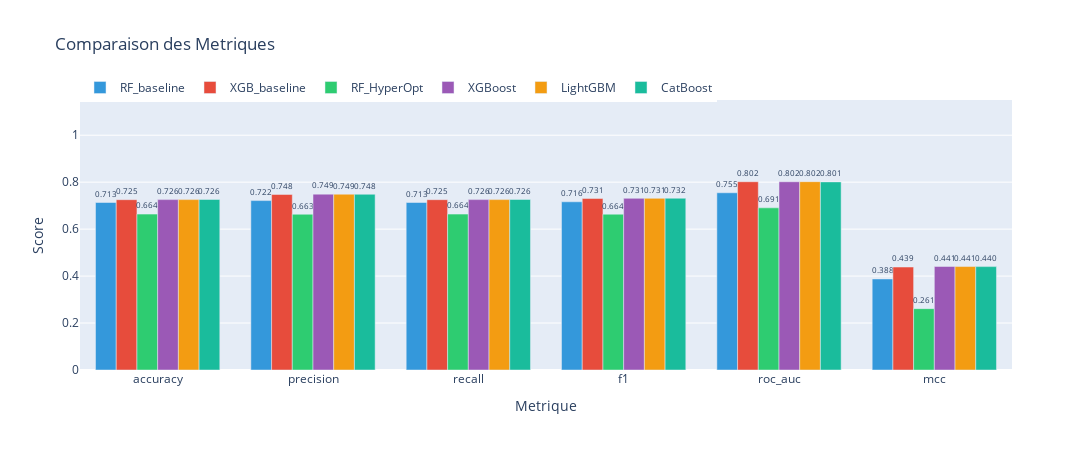
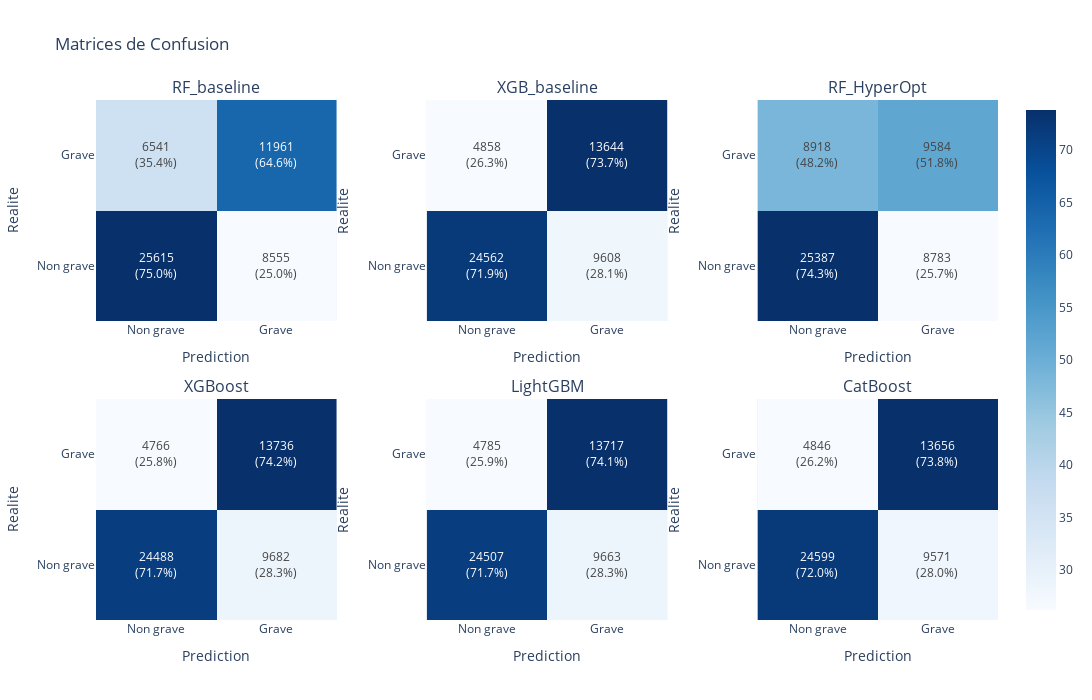
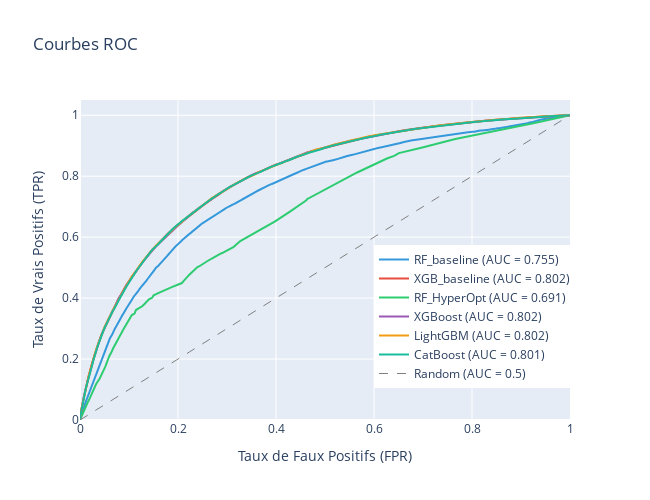

Notebook cell for these charts, in order:
### Markdown cell above
## 5. Comparaison des algorithmes de boosting

**Algorithmes testés :**

| Algorithme | Avantages | Inconvénients |
|------------|-----------|---------------|
| **RandomForest** | Robuste, interprétable, peu d'hyperparamètres | Peut être moins performant |
| **XGBoost** | Très performant, régularisation intégrée | Plus lent à entraîner |
| **LightGBM** | Très rapide, gère bien les grandes données | Peut overfitter |
| **CatBoost** | Gère nativement les catégorielles | Incompatible sklearn Pipeline (1.6+) |

**Objectif :** Identifier l'algorithme avec le meilleur compromis F1/AUC.

### Code cell
# === COMPARAISON DES 6 MODÈLES ACCIDENT ===
print("="*70)
print("COMPARAISON DES MODÈLES ACCIDENT (6 modèles)")
print("="*70)

models_eval_acc = []

# 1. RF_baseline
rf_baseline = create_pipeline(RandomForestClassifier(
    n_estimators=base_estimators,
    random_state=RANDOM_STATE,
    n_jobs=nb_workers,
    class_weight='balanced'
))
res, y_pred, y_proba = evaluate_model(rf_baseline, X_train_acc_bin, X_test_acc_bin,
                                      y_train_acc_bin, y_test_acc_bin, 'RF_baseline')
models_eval_acc.append({"name": "RF_baseline", "y_true": y_test_acc_bin, "y_pred": y_pred, "y_proba": y_proba})

# 2. XGB_baseline
xgb_baseline = create_pipeline(XGBClassifier(
    n_estimators=base_estimators,
    random_state=RANDOM_STATE,
    n_jobs=nb_workers,
    scale_pos_weight=len(y_train_acc_bin[y_train_acc_bin==0])/len(y_train_acc_bin[y_train_acc_bin==1])
))
res, y_pred, y_proba = evaluate_model(xgb_baseline, X_train_acc_bin, X_test_acc_bin,
                                      y_train_acc_bin, y_test_acc_bin, 'XGB_baseline')
models_eval_acc.append({"name": "XGB_baseline", "y_true": y_test_acc_bin, "y_pred": y_pred, "y_proba": y_proba})

# 3. RF_HyperOpt (RandomForest optimisé)
rf_hyperopt = create_pipeline(RandomForestClassifier(
    n_estimators=best_params_rf.get('n_estimators', 200),
    max_depth=best_params_rf.get('max_depth', None),
    min_samples_split=best_params_rf.get('min_samples_split', 2),
    random_state=RANDOM_STATE,
    n_jobs=nb_workers,
    class_weight='balanced'
))
res, y_pred, y_proba = evaluate_model(rf_hyperopt, X_train_acc_bin, X_test_acc_bin,
                                      y_train_acc_bin, y_test_acc_bin, 'RF_HyperOpt')
models_eval_acc.append({"name": "RF_HyperOpt", "y_true": y_test_acc_bin, "y_pred": y_pred, "y_proba": y_proba})

# 4. XGBoost optimisé
xgb_opt = create_pipeline(XGBClassifier(
    **best_params_xgb,
    random_state=RANDOM_STATE,
    n_jobs=nb_workers,
    scale_pos_weight=len(y_train_acc_bin[y_train_acc_bin==0])/len(y_train_acc_bin[y_train_acc_bin==1])
))
res, y_pred, y_proba = evaluate_model(xgb_opt, X_train_acc_bin, X_test_acc_bin,
                                      y_train_acc_bin, y_test_acc_bin, 'XGBoost')
models_eval_acc.append({"name": "XGBoost", "y_true": y_test_acc_bin, "y_pred": y_pred, "y_proba": y_proba})

# 5. LightGBM optimisé
lgbm_opt = create_pipeline(LGBMClassifier(
    **best_params_lgbm,
    random_state=RANDOM_STATE,
    n_jobs=nb_workers,
    class_weight='balanced',
    verbose=-1
))
res, y_pred, y_proba = evaluate_model(lgbm_opt, X_train_acc_bin, X_test_acc_bin,
                                      y_train_acc_bin, y_test_acc_bin, 'LightGBM')
models_eval_acc.append({"name": "LightGBM", "y_true": y_test_acc_bin, "y_pred": y_pred, "y_proba": y_proba})
# 6. CatBoost optimisé (sans Pipeline - incompatible sklearn 1.6+)
catboost_opt = CatBoostClassifier(
    **best_params_cb,
    random_state=RANDOM_STATE,
    auto_class_weights='Balanced',
    verbose=False
)
res, y_pred, y_proba = evaluate_catboost(catboost_opt, X_train_acc_bin, X_test_acc_bin,
                                         y_train_acc_bin, y_test_acc_bin, 'CatBoost')
models_eval_acc.append({"name": "CatBoost", "y_true": y_test_acc_bin, "y_pred": y_pred, "y_proba": y_proba})

# Affichage complet avec display_metrics (confusion matrices, ROC, bar chart, table)
display_metrics(
    models_results=models_eval_acc,
    class_labels=["Non grave", "Grave"]
)

### Figure 1 — Plotly figure (JSON) as saved in the notebook; plotly's stock layout.template omitted (floating-point values rounded to 4 significant figures)
{"data": [{"marker": {"color": "#3498db"}, "name": "RF_baseline", "text": ["0.713", "0.722", "0.713", "0.716", "0.755", "0.388"], "textposition": "outside", "type": "bar", "x": ["accuracy", "precision", "recall", "f1", "roc_auc", "mcc"], "y": [0.7134, 0.7216, 0.7134, 0.7164, 0.7548, 0.3878]}, {"marker": {"color": "#e74c3c"}, "name": "XGB_baseline", "text": ["0.725", "0.748", "0.725", "0.731", "0.802", "0.439"], "textposition": "outside", "type": "bar", "x": ["accuracy", "precision", "recall", "f1", "roc_auc", "mcc"], "y": [0.7254, 0.7477, 0.7254, 0.7307, 0.8019, 0.4386]}, {"marker": {"color": "#2ecc71"}, "name": "RF_HyperOpt", "text": ["0.664", "0.663", "0.664", "0.664", "0.691", "0.261"], "textposition": "outside", "type": "bar", "x": ["accuracy", "precision", "recall", "f1", "roc_auc", "mcc"], "y": [0.6639, 0.6634, 0.6639, 0.6637, 0.6907, 0.2614]}, {"marker": {"color": "#9b59b6"}, "name": "XGBoost", "text": ["0.726", "0.749", "0.726", "0.731", "0.802", "0.441"], "textposition": "outside", "type": "bar", "x": ["accuracy", "precision", "recall", "f1", "roc_auc", "mcc"], "y": [0.7257, 0.7491, 0.7257, 0.7312, 0.8019, 0.441]}, {"marker": {"color": "#f39c12"}, "name": "LightGBM", "text": ["0.726", "0.749", "0.726", "0.731", "0.802", "0.441"], "textposition": "outside", "type": "bar", "x": ["accuracy", "precision", "recall", "f1", "roc_auc", "mcc"], "y": [0.7257, 0.7488, 0.7257, 0.7311, 0.8022, 0.4406]}, {"marker": {"color": "#1abc9c"}, "name": "CatBoost", "text": ["0.726", "0.748", "0.726", "0.732", "0.801", "0.440"], "textposition": "outside", "type": "bar", "x": ["accuracy", "precision", "recall", "f1", "roc_auc", "mcc"], "y": [0.7263, 0.7485, 0.7263, 0.7316, 0.8012, 0.4403]}], "layout": {"barmode": "group", "height": 450, "legend": {"orientation": "h", "y": 1.1}, "title": {"text": "Comparaison des Metriques"}, "width": 3600, "xaxis": {"title": {"text": "Metrique"}}, "yaxis": {"range": [0, 1.15], "title": {"text": "Score"}}}}

### Figure 2 — Plotly figure (JSON) as saved in the notebook; plotly's stock layout.template omitted (floating-point values rounded to 4 significant figures)
{"data": [{"colorscale": [[0, "rgb(247,251,255)"], [0.125, "rgb(222,235,247)"], [0.25, "rgb(198,219,239)"], [0.375, "rgb(158,202,225)"], [0.5, "rgb(107,174,214)"], [0.625, "rgb(66,146,198)"], [0.75, "rgb(33,113,181)"], [0.875, "rgb(8,81,156)"], [1, "rgb(8,48,107)"]], "hovertemplate": "Reel: %{y}<br>Predit: %{x}<br>Valeur: %{text}<extra></extra>", "showscale": false, "text": [["25615<br>(75.0%)", "8555<br>(25.0%)"], ["6541<br>(35.4%)", "11961<br>(64.6%)"]], "texttemplate": "%{text}", "type": "heatmap", "x": ["Non grave", "Grave"], "xaxis": "x", "y": ["Non grave", "Grave"], "yaxis": "y", "z": [[74.96, 25.04], [35.35, 64.65]]}, {"colorscale": [[0, "rgb(247,251,255)"], [0.125, "rgb(222,235,247)"], [0.25, "rgb(198,219,239)"], [0.375, "rgb(158,202,225)"], [0.5, "rgb(107,174,214)"], [0.625, "rgb(66,146,198)"], [0.75, "rgb(33,113,181)"], [0.875, "rgb(8,81,156)"], [1, "rgb(8,48,107)"]], "hovertemplate": "Reel: %{y}<br>Predit: %{x}<br>Valeur: %{text}<extra></extra>", "showscale": false, "text": [["24562<br>(71.9%)", "9608<br>(28.1%)"], ["4858<br>(26.3%)", "13644<br>(73.7%)"]], "texttemplate": "%{text}", "type": "heatmap", "x": ["Non grave", "Grave"], "xaxis": "x2", "y": ["Non grave", "Grave"], "yaxis": "y2", "z": [[71.88, 28.12], [26.26, 73.74]]}, {"colorscale": [[0, "rgb(247,251,255)"], [0.125, "rgb(222,235,247)"], [0.25, "rgb(198,219,239)"], [0.375, "rgb(158,202,225)"], [0.5, "rgb(107,174,214)"], [0.625, "rgb(66,146,198)"], [0.75, "rgb(33,113,181)"], [0.875, "rgb(8,81,156)"], [1, "rgb(8,48,107)"]], "hovertemplate": "Reel: %{y}<br>Predit: %{x}<br>Valeur: %{text}<extra></extra>", "showscale": false, "text": [["25387<br>(74.3%)", "8783<br>(25.7%)"], ["8918<br>(48.2%)", "9584<br>(51.8%)"]], "texttemplate": "%{text}", "type": "heatmap", "x": ["Non grave", "Grave"], "xaxis": "x3", "y": ["Non grave", "Grave"], "yaxis": "y3", "z": [[74.3, 25.7], [48.2, 51.8]]}, {"colorscale": [[0, "rgb(247,251,255)"], [0.125, "rgb(222,235,247)"], [0.25, "rgb(198,219,239)"], [0.375, "rgb(158,202,225)"], [0.5, "rgb(107,174,214)"], [0.625, "rgb(66,146,198)"], [0.75, "rgb(33,113,181)"], [0.875, "rgb(8,81,156)"], [1, "rgb(8,48,107)"]], "hovertemplate": "Reel: %{y}<br>Predit: %{x}<br>Valeur: %{text}<extra></extra>", "showscale": false, "text": [["24488<br>(71.7%)", "9682<br>(28.3%)"], ["4766<br>(25.8%)", "13736<br>(74.2%)"]], "texttemplate": "%{text}", "type": "heatmap", "x": ["Non grave", "Grave"], "xaxis": "x4", "y": ["Non grave", "Grave"], "yaxis": "y4", "z": [[71.67, 28.33], [25.76, 74.24]]}, {"colorscale": [[0, "rgb(247,251,255)"], [0.125, "rgb(222,235,247)"], [0.25, "rgb(198,219,239)"], [0.375, "rgb(158,202,225)"], [0.5, "rgb(107,174,214)"], [0.625, "rgb(66,146,198)"], [0.75, "rgb(33,113,181)"], [0.875, "rgb(8,81,156)"], [1, "rgb(8,48,107)"]], "hovertemplate": "Reel: %{y}<br>Predit: %{x}<br>Valeur: %{text}<extra></extra>", "showscale": false, "text": [["24507<br>(71.7%)", "9663<br>(28.3%)"], ["4785<br>(25.9%)", "13717<br>(74.1%)"]], "texttemplate": "%{text}", "type": "heatmap", "x": ["Non grave", "Grave"], "xaxis": "x5", "y": ["Non grave", "Grave"], "yaxis": "y5", "z": [[71.72, 28.28], [25.86, 74.14]]}, {"colorscale": [[0, "rgb(247,251,255)"], [0.125, "rgb(222,235,247)"], [0.25, "rgb(198,219,239)"], [0.375, "rgb(158,202,225)"], [0.5, "rgb(107,174,214)"], [0.625, "rgb(66,146,198)"], [0.75, "rgb(33,113,181)"], [0.875, "rgb(8,81,156)"], [1, "rgb(8,48,107)"]], "hovertemplate": "Reel: %{y}<br>Predit: %{x}<br>Valeur: %{text}<extra></extra>", "showscale": true, "text": [["24599<br>(72.0%)", "9571<br>(28.0%)"], ["4846<br>(26.2%)", "13656<br>(73.8%)"]], "texttemplate": "%{text}", "type": "heatmap", "x": ["Non grave", "Grave"], "xaxis": "x6", "y": ["Non grave", "Grave"], "yaxis": "y6", "z": [[71.99, 28.01], [26.19, 73.81]]}], "layout": {"annotations": [{"font": {"size": 16}, "showarrow": false, "text": "RF_baseline", "x": 0.1333, "xanchor": "center", "xref": "paper", "y": 1, "yanchor": "bottom", "yref": "paper"}, {"font": {"size": 16}, "showarrow": false, "text": "XGB_baseline", "x": 0.5, "xanchor": "center", "xref": "paper", "y": 1, "yanchor": "bottom", "yref": "paper"}, {"font": {"size": 16}, "showarrow": false, "text": "RF_HyperOpt", "x": 0.8667, "xanchor": "center", "xref": "paper", "y": 1, "yanchor": "bottom", "yref": "paper"}, {"font": {"size": 16}, "showarrow": false, "text": "XGBoost", "x": 0.1333, "xanchor": "center", "xref": "paper", "y": 0.425, "yanchor": "bottom", "yref": "paper"}, {"font": {"size": 16}, "showarrow": false, "text": "LightGBM", "x": 0.5, "xanchor": "center", "xref": "paper", "y": 0.425, "yanchor": "bottom", "yref": "paper"}, {"font": {"size": 16}, "showarrow": false, "text": "CatBoost", "x": 0.8667, "xanchor": "center", "xref": "paper", "y": 0.425, "yanchor": "bottom", "yref": "paper"}], "height": 700, "title": {"text": "Matrices de Confusion"}, "width": 1200, "xaxis": {"anchor": "y", "domain": [0, 0.2667], "title": {"text": "Prediction"}}, "xaxis2": {"anchor": "y2", "domain": [0.3667, 0.6333], "title": {"text": "Prediction"}}, "xaxis3": {"anchor": "y3", "domain": [0.7333, 1], "title": {"text": "Prediction"}}, "xaxis4": {"anchor": "y4", "domain": [0, 0.2667], "title": {"text": "Prediction"}}, "xaxis5": {"anchor": "y5", "domain": [0.3667, 0.6333], "title": {"text": "Prediction"}}, "xaxis6": {"anchor": "y6", "domain": [0.7333, 1], "title": {"text": "Prediction"}}, "yaxis": {"anchor": "x", "domain": [0.575, 1], "title": {"text": "Realite"}}, "yaxis2": {"anchor": "x2", "domain": [0.575, 1], "title": {"text": "Realite"}}, "yaxis3": {"anchor": "x3", "domain": [0.575, 1], "title": {"text": "Realite"}}, "yaxis4": {"anchor": "x4", "domain": [0, 0.425], "title": {"text": "Realite"}}, "yaxis5": {"anchor": "x5", "domain": [0, 0.425], "title": {"text": "Realite"}}, "yaxis6": {"anchor": "x6", "domain": [0, 0.425], "title": {"text": "Realite"}}}}

### Figure 3 — Plotly figure (JSON) as saved in the notebook; plotly's stock layout.template omitted (floating-point values rounded to 4 significant figures; data arrays with more than 128 entries replaced by an {"elided": "..."} marker saying what was removed)
{"data": [{"line": {"color": "#3498db", "width": 2}, "mode": "lines", "name": "RF_baseline (AUC = 0.755)", "type": "scatter", "x": {"elided": "13982 float values"}, "y": {"elided": "13982 float values"}}, {"line": {"color": "#e74c3c", "width": 2}, "mode": "lines", "name": "XGB_baseline (AUC = 0.802)", "type": "scatter", "x": {"elided": "14987 float values"}, "y": {"elided": "14987 float values"}}, {"line": {"color": "#2ecc71", "width": 2}, "mode": "lines", "name": "RF_HyperOpt (AUC = 0.691)", "type": "scatter", "x": {"elided": "246 float values"}, "y": {"elided": "246 float values"}}, {"line": {"color": "#9b59b6", "width": 2}, "mode": "lines", "name": "XGBoost (AUC = 0.802)", "type": "scatter", "x": {"elided": "14957 float values"}, "y": {"elided": "14957 float values"}}, {"line": {"color": "#f39c12", "width": 2}, "mode": "lines", "name": "LightGBM (AUC = 0.802)", "type": "scatter", "x": {"elided": "15066 float values"}, "y": {"elided": "15066 float values"}}, {"line": {"color": "#1abc9c", "width": 2}, "mode": "lines", "name": "CatBoost (AUC = 0.801)", "type": "scatter", "x": {"elided": "15059 float values"}, "y": {"elided": "15059 float values"}}, {"line": {"color": "gray", "dash": "dash", "width": 1}, "mode": "lines", "name": "Random (AUC = 0.5)", "type": "scatter", "x": [0, 1], "y": [0, 1]}], "layout": {"height": 500, "legend": {"x": 0.6, "y": 0.1}, "title": {"text": "Courbes ROC"}, "width": 650, "xaxis": {"range": [0, 1], "title": {"text": "Taux de Faux Positifs (FPR)"}}, "yaxis": {"range": [0, 1.05], "title": {"text": "Taux de Vrais Positifs (TPR)"}}}}
